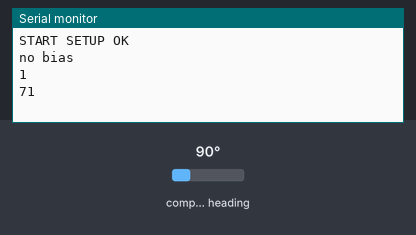
This sketch was run on a simulated Arduino Uno, built with avr-gcc and run on an emulated ATmega328P. Parts: the last lines printed to the serial monitor. Wiring (inferred from the names in the program): HMC5883L compass at I2C address 0x1E. The test bench sets the inputs (shaded band); at power-on: compass heading 90°.

Above: at 2.2 s.
2.3 s: compass heading set to 7°
At 2.9 s:
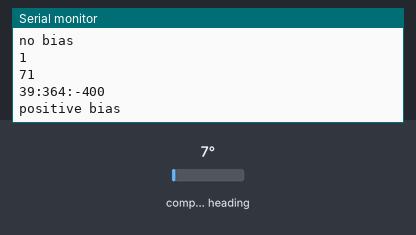
3.9 s: compass heading set to 90°
At 4.01 s:
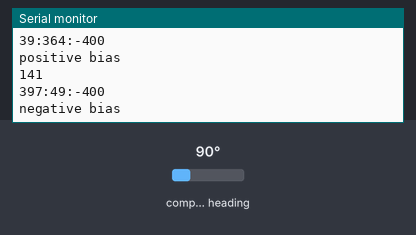
Timing chart, 0 to 6.9 s (numbered marks = the images above; inputs shaded):
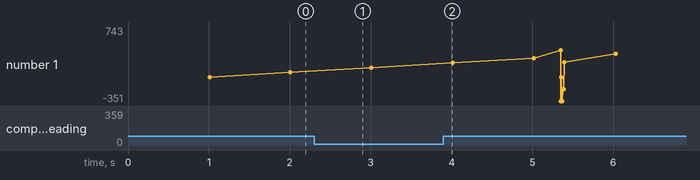

The sketch:

HMC5883L.ino
```cpp
#include <Wire.h> //I2C Arduino Library

#define address 0x1E //0011110b, I2C 7bit address of HMC5883

void setup(){
  //Initialize Serial and I2C communications
  Serial.begin(19200);
  delay(1000);
  Wire.begin();
  Serial.print("START ");

  //set output at 75Hz (should be 160Hz) and 8 averange
  byte zero = 0x00;
/*  Wire.beginTransmission(address);
  Wire.write(zero);
  Wire.write(0x78);
  Wire.endTransmission(); */

  //set output at 75Hz (should be 160Hz) and no averange
  Wire.beginTransmission(address);
  Wire.write(zero);
  Wire.write(0x18 + 1);
  Wire.endTransmission();

  //Put the HMC5883 IC into the correct operating mode
  Wire.beginTransmission(address); //open communication with HMC5883
  Wire.write(0x02); //select mode register
  Wire.write(0x01); //single measurement mode
  Wire.endTransmission();
  Serial.println("SETUP OK");
}

long midX, midY, midZ;
long pX, pY, pZ;
long nX, nY, nZ;
long oX, oY, oZ;
float scaleX=0, scaleY=0, scaleZ=0;
float offsetX=0, offsetY=0, offsetZ=0;
unsigned long lastMillis = millis(), tempMillis, up;
void loop(){
  byte zero = 0x00;
  Serial.println("no bias");

  //set output at 75Hz (should be 160Hz) and no averange
  Wire.beginTransmission(address);
  Wire.write(zero);
  Wire.write(0x18);
  Wire.endTransmission();
  //Put the HMC5883 IC into the correct operating mode
  Wire.beginTransmission(address); //open communication with HMC5883
  Wire.write(0x02); //select mode register
  Wire.write(0x01); //single measurement mode
  Wire.endTransmission();

  normalRead();
  midX = midY = midZ = 0;
  for (int i=0; i < 100; i++){
      //Put the HMC5883 IC into the correct operating mode
    Wire.beginTransmission(address); //open communication with HMC5883
    Wire.write(0x02); //select mode register
    Wire.write(0x01); //single measurement mode
    Wire.endTransmission();
    normalRead();
  }
  oX = midX/100;
  oY = midY/100;
  oZ = midZ/100;
  Serial.print(midX/100);
  Serial.print(":");
  Serial.print(midY/100);
  Serial.print(":");
  Serial.println(midZ/100);


  Serial.println("positive bias");
  //set output at 75Hz (should be 160Hz) and no averange and positive bias
  Wire.beginTransmission(address);
  Wire.write(zero);
  Wire.write(0x19);
  Wire.endTransmission();
  //Put the HMC5883 IC into the correct operating mode
  Wire.beginTransmission(address); //open communication with HMC5883
  Wire.write(0x02); //select mode register
  Wire.write(0x01); //single measurement mode
  Wire.endTransmission();
  normalRead();
  midX = midY = midZ = 0;
  for (int i=0; i < 100; i++){
      //Put the HMC5883 IC into the correct operating mode
    Wire.beginTransmission(address); //open communication with HMC5883
    Wire.write(0x02); //select mode register
    Wire.write(0x01); //single measurement mode
    Wire.endTransmission();
    normalRead();
  }
  Serial.print(midX/100);
  Serial.print(":");
  Serial.print(midY/100);
  Serial.print(":");
  Serial.println(midZ/100);
  pX = midX/100;
  pY = midY/100;
  pZ = midZ/100;


  Serial.println("negative bias");
  //set output at 75Hz (should be 160Hz) and no averange and negative bias
  Wire.beginTransmission(address);
  Wire.write(zero);
  Wire.write(0x1A);
  Wire.endTransmission();
  //Put the HMC5883 IC into the correct operating mode
  Wire.beginTransmission(address); //open communication with HMC5883
  Wire.write(0x02); //select mode register
  Wire.write(0x01); //single measurement mode
  Wire.endTransmission();
  normalRead();
  midX = midY = midZ = 0;
  for (int i=0; i < 100; i++){
      //Put the HMC5883 IC into the correct operating mode
    Wire.beginTransmission(address); //open communication with HMC5883
    Wire.write(0x02); //select mode register
    Wire.write(0x01); //single measurement mode
    Wire.endTransmission();
    normalRead();
  }
  Serial.print(midX/100);
  Serial.print(":");
  Serial.print(midY/100);
  Serial.print(":");
  Serial.println(midZ/100);


  nX = midX/100;
  nY = midY/100;
  nZ = midZ/100;

  Serial.println(pX-nX);
  Serial.println(pY-nY);
  Serial.println(pZ-nZ);

  float minV = min(pX-nX, min(pY-nY, pZ-nZ));
  scaleX = ( (pX-nX)/minV );
  scaleY = ( (pY-nY)/minV );
  scaleZ = ( (pZ-nZ)/minV );

  Serial.println( "Scaled" );
  Serial.println( (pX-nX)/ scaleX );
  Serial.println( (pY-nY)/ scaleY );
  Serial.println( (pZ-nZ)/ scaleZ );

  float gauss = ((pX-nX)/scaleX)/2;
  Serial.println( "Gauss" );
  Serial.println( gauss );

  offsetX = ( pX/scaleX - gauss );
  offsetY = ( pY/scaleY - gauss );
  offsetZ = ( pZ/scaleZ - gauss );

  Serial.println( "Offset" );
  Serial.println( offsetX );
  Serial.println( offsetY );
  Serial.println( offsetZ );

  //set output at 75Hz (should be 160Hz) and no averange
  Wire.beginTransmission(address);
  Wire.write(zero);
  Wire.write(0x18);
  Wire.endTransmission();
  //Put the HMC5883 IC into the correct operating mode
  Wire.beginTransmission(address); //open communication with HMC5883
  Wire.write(0x02); //select mode register
  Wire.write((byte)0x00); //continus measurement mode
  Wire.endTransmission();

  //offsetX = offsetY = offsetZ = 0;

  normalRead();
  float g, minG=10000, maxG=0;
  for (int i=0; i <500; i++){
    midX = midY = midZ = 0;
    normalRead();
    Serial.print((midX/scaleX)-offsetX);
    Serial.print(":");
    Serial.print((midY/scaleY)-offsetY);
    Serial.print(":");
    Serial.print((midZ/scaleZ)-offsetZ);
    g = sqrt( pow((midX/scaleX)-offsetX, 2) + pow((midY/scaleY)-offsetY, 2) + pow((midZ/scaleZ)-offsetZ, 2) );
    if (g<minG){
      minG = g;
      Serial.print("Min G:");
      Serial.print(minG);
      Serial.print("MAX DIFF:");
      Serial.print(maxG-minG);
    }
    if (g>maxG){
      maxG = g;
      Serial.print("Max G:");
      Serial.print(maxG);
      Serial.print("MAX DIFF:");
      Serial.print(maxG-minG);
    }
    Serial.print("G:");
    Serial.print(g);
    Serial.println();
  }

  Serial.print("MAX DIFF:");
  Serial.print(maxG-minG);
}

void normalRead(){
  int x,y,z; //triple axis data
  //Serial.print("START READING 1");
  //Tell the HMC5883 where to begin reading data
  Wire.beginTransmission(address);
  Wire.write(0x03); //select register 3, X MSB register
  Wire.endTransmission();

 //Serial.print("START READING 2");
 //Read data from each axis, 2 registers per axis
  Wire.requestFrom(address, 6);
  if(6<=Wire.available()){
    x = Wire.read()<<8; //X msb
    x |= Wire.read(); //X lsb
    z = Wire.read()<<8; //Z msb
    z |= Wire.read(); //Z lsb
    y = Wire.read()<<8; //Y msb
    y |= Wire.read(); //Y lsb
  }
  up++;
  tempMillis = millis()-lastMillis;
  if (tempMillis >= 1000){
    Serial.println(up);
    lastMillis = millis();
  }
  //Print out values of each axis
  midX+=x;
  midY+=y;
  midZ+=z;
//Serial.print("x: ");
/*
  Serial.print(x);
  Serial.print(":");
  Serial.print(y);
  Serial.print(":");
  Serial.println(z);
  */
  delay(13);
}
```

Measured:
- after the input at 2.3 s, the serial monitor: prints a new line after 0.15 s (image 1)
- plotted number 1: 141 → 175 after the input at 3.9 s
